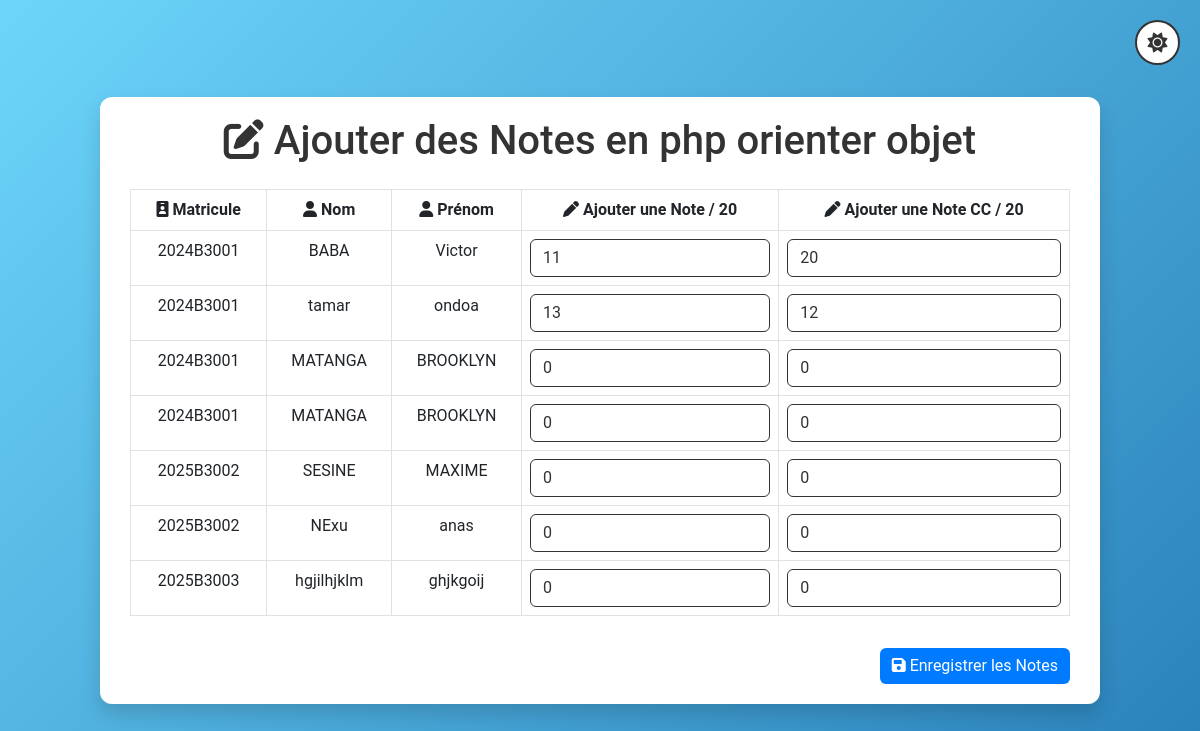
/AjouterNotes.php?niveau=B3&&matiere=php_orienter_objet, run on the app's committed database.
### tables this page shows
CREATE TABLE IF NOT EXISTS `b3` (
  `id` int NOT NULL AUTO_INCREMENT,
  `matricule` varchar(50) NOT NULL,
  `nom` varchar(100) NOT NULL,
  `prenom` varchar(100) NOT NULL,
  `Ui_design` varchar(60) DEFAULT '0',
  `Ui_design_CC` varchar(60) DEFAULT '0',
  `php_orienter_objet` varchar(60) DEFAULT '0',
  `php_orienter_objet_CC` varchar(60) DEFAULT '0',
  PRIMARY KEY (`id`)
);

### AjouterNotes.php (the view, shortened to what this page needs)
<?php
$database = new Database();
$db = $database->getConnection();
$niveau = strval($_GET['niveau']);
$matiere = strval($_GET['matiere']);
$matiere_cc = strval($_GET['matiere'])."_CC";
$query = "SELECT id, nom, prenom, matricule, " . $matiere . ", ".$matiere_cc." FROM " . $niveau;
$stmt = $db->prepare($query);
$stmt->execute();
$result = $stmt->get_result();
?>
<!DOCTYPE html>
<html lang="fr" data-theme="light">
<head>
    <link href="https://cdn.jsdelivr.net/npm/bootstrap@5.3.0/dist/css/bootstrap.min.css" rel="stylesheet">
    <link href="https://cdnjs.cloudflare.com/ajax/libs/font-awesome/6.0.0-beta3/css/all.min.css" rel="stylesheet">
</head>
<body>
    <button id="themeToggle" class="theme-toggle" aria-label="Changer le thème">
        <i class="fas fa-sun"></i>
    </button>
    <div class="container">
        <h1 class="text-center mb-4">
            <i class="fas fa-edit"></i> Ajouter des Notes en <?= str_replace('_',' ',htmlspecialchars($matiere)); ?>
        </h1>
        <form method="POST" action="">
            <div class="table-responsive">
                <table class="table table-bordered text-center">
                    <thead>
                        <tr>
                            <th><i class="fas fa-id-badge"></i> Matricule</th>
                            <th><i class="fas fa-user"></i> Nom</th>
                            <th><i class="fas fa-user"></i> Prénom</th>
                            <th><i class="fas fa-pen"></i> Ajouter une Note / 20</th>
                            <th><i class="fas fa-pen"></i> Ajouter une Note CC / 20</th>
                        </tr>
                    </thead>
                    <tbody>
                        <?php while ($row = $result->fetch_assoc()): ?>
                            <tr>
                                <td><?= htmlspecialchars($row['matricule']); ?></td>
                                <td><?= htmlspecialchars($row['nom']); ?></td>
                                <td><?= htmlspecialchars($row['prenom']); ?></td>
                                <td>
                                    <input type="number" name="notes[<?= $row['id']; ?>]"
                                           class="form-control"
                                           step="0.01" min="0" max="20"
                                           value="<?= htmlspecialchars($row[$matiere]); ?>">
                                </td>
                                <td>
                                    <input type="number" name="notes_cc[<?= $row['id']; ?>]"
                                           class="form-control"
                                           step="0.01" min="0" max="20"
                                           value="<?= htmlspecialchars($row[$matiere_cc]); ?>">
                                </td>
                            </tr>
                        <?php endwhile; ?>
                    </tbody>
                </table>
            </div>
            <div class="d-flex justify-content-end mt-3">
                <button type="submit" class="btn btn-primary">
                    <i class="fas fa-save"></i> Enregistrer les Notes
                </button>
            </div>
        </form>
    </div>
</body>
</html>

### AjouterNotes.php (style rules this page uses)
:root[data-theme="light"] { --bg-gradient-1: #6dd5fa; --bg-gradient-2: #2980b9; --container-bg: #ffffff; --text-color: #333333; --table-header-bg: #4CAF50; --table-header-color: white; --table-row-even: #f2f2f2; --table-row-hover: #d1ecf1; --input-bg: #ffffff; --input-text: #333333; --btn-primary-bg: #007bff; --btn-primary-hover: #0056b3; --popup-bg: #ffffff; --popup-overlay: rgba(0, 0, 0, 0.5); --success-btn-bg: #28a745; --success-btn-hover: #218838; }
body { font-family: 'Roboto', sans-serif; background: linear-gradient(135deg, var(--bg-gradient-1), var(--bg-gradient-2)); min-height: 100vh; display: flex; justify-content: center; align-items: center; margin: 0; color: var(--text-color); transition: all 0.3s ease; }
.container { background: var(--container-bg); padding: 20px 30px; border-radius: 12px; box-shadow: 0px 10px 20px rgba(0, 0, 0, 0.15); max-width: 1000px; width: 100%; }
table th { background-color: var(--table-header-bg); color: var(--table-header-color); }
table tr:nth-child(even) { background-color: var(--table-row-even); }
.form-control { background-color: var(--input-bg); color: var(--input-text); border-color: var(--text-color); }
.btn-primary { background-color: var(--btn-primary-bg); border: none; }
.theme-toggle { position: fixed; top: 20px; right: 20px; padding: 10px; border-radius: 50%; width: 45px; height: 45px; display: flex; align-items: center; justify-content: center; cursor: pointer; background: var(--container-bg); border: 2px solid var(--text-color); color: var(--text-color); transition: all 0.3s ease; z-index: 1000; }
.theme-toggle i { font-size: 20px; transition: transform 0.5s ease; }

### data on the page
b3: matricule "2024B3001", nom "BABA", prenom "Victor", php_orienter_objet "11", php_orienter_objet_CC "20"
b3: matricule "2024B3001", nom "tamar", prenom "ondoa", php_orienter_objet "13", php_orienter_objet_CC "12"
b3: matricule "2024B3001", nom "MATANGA", prenom "BROOKLYN", php_orienter_objet "0", php_orienter_objet_CC "0"
b3: matricule "2024B3001", nom "MATANGA", prenom "BROOKLYN", php_orienter_objet "0", php_orienter_objet_CC "0"
b3: matricule "2025B3002", nom "SESINE", prenom "MAXIME", php_orienter_objet "0", php_orienter_objet_CC "0"
b3: matricule "2025B3002", nom "NExu", prenom "anas", php_orienter_objet "0", php_orienter_objet_CC "0"
b3: matricule "2025B3003", nom "hgjilhjklm", prenom "ghjkgoij", php_orienter_objet "0", php_orienter_objet_CC "0"

### other printed values
str_replace('_',' ',htmlspecialchars($matiere)) "php orienter objet"
